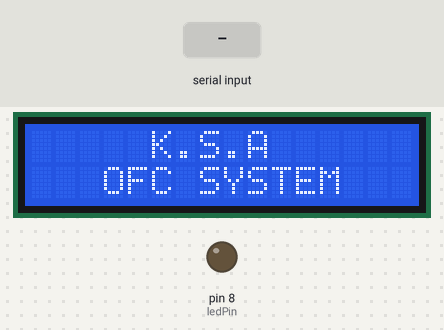
A sketch run on a simulated Arduino Uno, built with avr-gcc and run on an emulated ATmega328P. On the bench: 16×2 character LCD, output pins drawn as LEDs (lit = HIGH). The test bench sets the inputs (shaded band).

Above: at 2.2 s.
At 5.3 s:
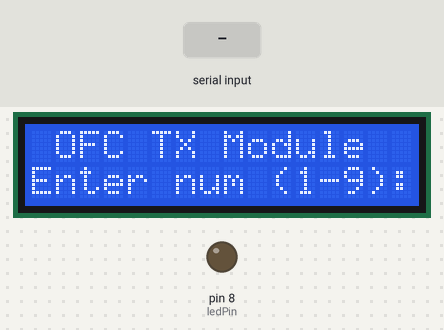
5.4 s: "5\n" received over Serial
At 6.2 s:
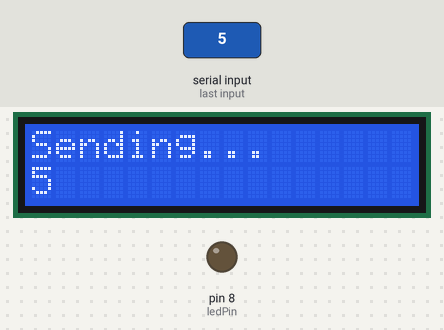
At 13.7 s:
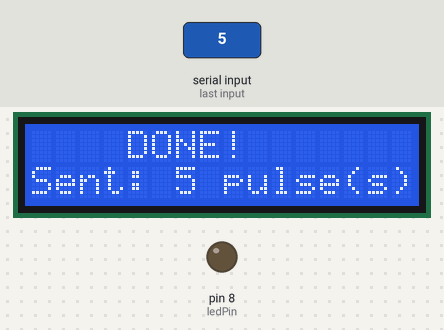
Timing chart, 0 to 15.2 s (numbered marks = the images above; inputs shaded):
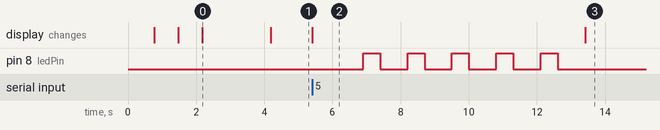

Measured:
- after the input at 5.4 s, pin 8 (ledPin): alternates HIGH for 0.50 s and LOW for 0.80 s, 10 changes in all, then stays LOW, starting after 1.5 s; the display: changes at once (image 2)
- what the display in image 0 shows lasts 2.0 s, from 2.2 s to 4.2 s
- what the display in image 2 shows lasts 8.0 s, from 5.4 s to 13.4 s

The sketch:

sketch_may8a.ino
```cpp
#include <LiquidCrystal.h>

// LCD pin order: RS, EN, D4, D5, D6, D7
LiquidCrystal lcd(12, 11, 5, 4, 3, 2);

const int ledPin = 8;

// Track animation timing and UI state
unsigned long lastAnimation = 0;
const unsigned long ANIM_INTERVAL = 300000UL; // 5 minutes
bool uiDrawn = false;

void runStartupAnimation();
void showMainUI();

void setup() {
  pinMode(ledPin, OUTPUT);
  Serial.begin(9600);
  lcd.begin(16, 2);
  runStartupAnimation();
  lastAnimation = millis();
}

void runStartupAnimation() {
  lcd.clear();

  // Step 1: Scroll K.S.A label across row 1
  for (int i = 0; i < 3; i++) {
    lcd.setCursor(0, 0);
    lcd.print("Initializing...");
    lcd.setCursor(i * 2, 1);
    lcd.print("K.S.A");
    delay(700);
    lcd.clear();
  }

  // Step 2: Centered branding splash
  lcd.setCursor(5, 0);
  lcd.print("K.S.A");
  lcd.setCursor(3, 1);
  lcd.print("OFC SYSTEM");
  delay(2000);
  lcd.clear();
}

void showMainUI() {
  lcd.clear();
  lcd.setCursor(1, 0);
  lcd.print("OFC TX Module");
  lcd.setCursor(0, 1);
  lcd.print("Enter num (1-9):");
}

void loop() {

  // Replay animation every 5 minutes
  if (millis() - lastAnimation >= ANIM_INTERVAL) {
    runStartupAnimation();
    lastAnimation = millis();
    uiDrawn = false;
  }

  // Draw main UI once, not on every loop tick
  if (!uiDrawn) {
    showMainUI();
    uiDrawn = true;
  }

  if (Serial.available() > 0) {
    int number = Serial.parseInt();

    if (number >= 1 && number <= 9) {

      lcd.clear();
      lcd.setCursor(0, 0);
      lcd.print("Sending...");
      lcd.setCursor(0, 1);
      lcd.print(number);
      delay(1500);

      // Transmit pulses via LED
      for (int i = 0; i < number; i++) {
        digitalWrite(ledPin, HIGH);
        delay(500);
        digitalWrite(ledPin, LOW);
        delay(800);
      }

      // Success screen
      lcd.clear();
      lcd.setCursor(4, 0);
      lcd.print("DONE!");
      lcd.setCursor(0, 1);
      lcd.print("Sent: ");
      lcd.print(number);
      lcd.print(" pulse(s)");
      delay(3500);

      uiDrawn = false;
    }
  }
}
```
